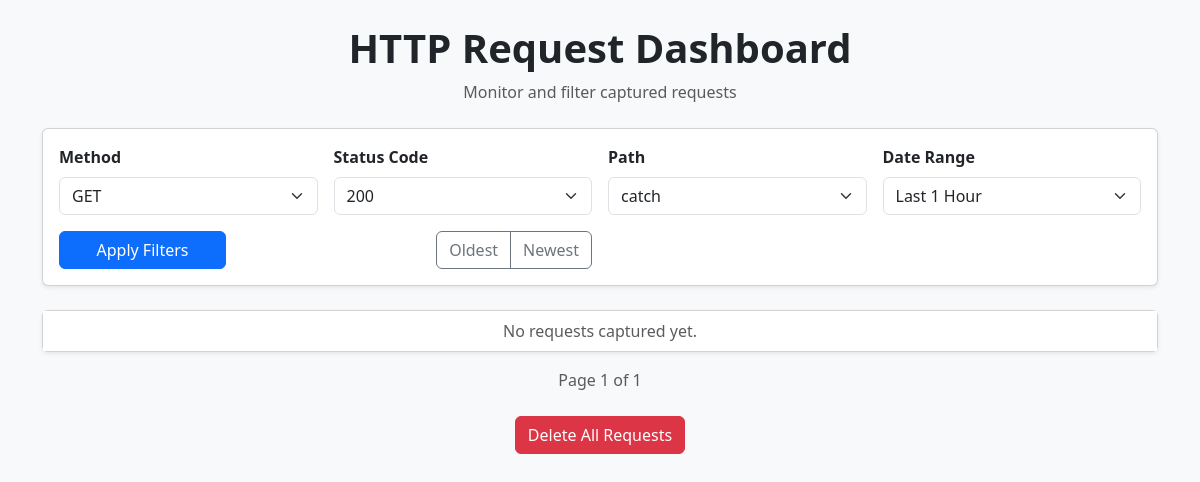
Page /view/allrequests/ on the earlier database version.
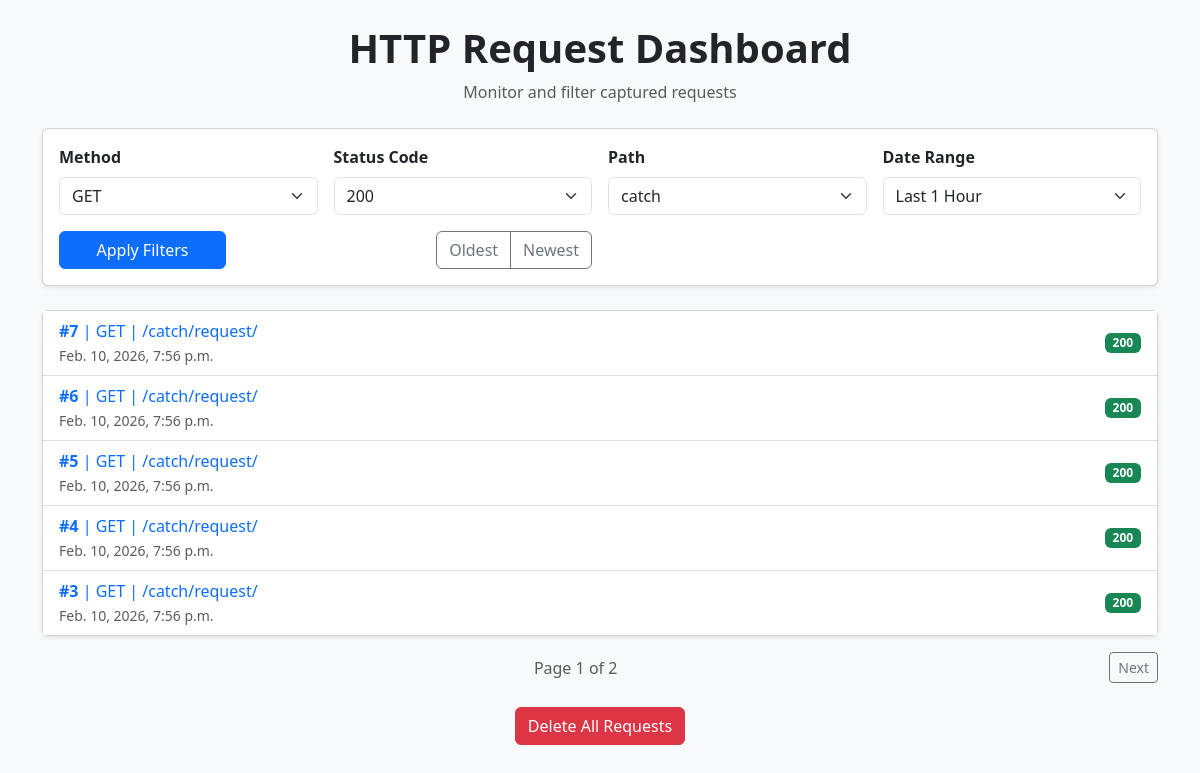
Same page on the later database version.
### webhooks/models.py (models this page shows, shortened)
class HttpRequest(models.Model):
    timestamp = models.DateTimeField("Request Date and Time")
    http_method = models.CharField(max_length=200)
    response_status = models.IntegerField(null=True, blank=True)
    content_type = models.TextField(null=True, blank=True)
    ip_addr = models.GenericIPAddressField(null=True, blank=True)
    headers = models.TextField()
    path = models.CharField(max_length=200)
    query_params = models.TextField(null=True, blank=True)
    request_body = models.TextField(null=True, blank=True)

### webhooks/views.py (the view)
# urls.py: path('allrequests/', views.viewRequests, name="getAllRequests"),
def viewRequests(request):
    query_params = request.GET.copy()
    allrecords = HttpRequest.objects.all().order_by("-timestamp")
    method = request.GET.get("Method")
    status = request.GET.get("Status Code")
    path  = request.GET.get("Path")
    date_filter = request.GET.get("Date Range")
    sortType = request.GET.get("sort")
    if 'page' in query_params:
        query_params.pop('page')
    if method:
        allrecords = allrecords.filter(http_method=method)
    if status:
        allrecords = allrecords.filter(response_status = status)
    if path:
        path = "/" + path
        allrecords = allrecords.filter(path__startswith = path)
    allrecords = date_query_set(date_filter, allrecords)
    if sortType == "timestamp_asc":
        allrecords = allrecords.order_by("timestamp")
    paginator = Paginator(allrecords, 5)
    page_number = request.GET.get('page')
    page_obj = paginator.get_page(page_number)
    filters = {
        'Method': ['GET', 'POST', 'DELETE', 'PUT'],
        'Status Code': [200, 404, 400],
        'Path': ['catch', 'admin'],
        'Date Range': ["Last 1 Hour", "Last 24 Hours", "Last 7 Days", "Last 30 Days"]
    }
    return render(request, "index.html", {"page_obj": page_obj, "records": page_obj.object_list, "filters": filters, "active_method": method, "query_params": query_params.urlencode()})

### webhooks/views.py (called while the page is built)
def date_query_set(filter, allrecords):
    curr = timezone.now()
    filters = {
        "Last 1 Hour": timedelta(hours=1),
        "Last 24 Hours": timedelta(hours=24),
        "Last 7 Days": timedelta(days=7),
        "Last 30 Days": timedelta(days=30)
    }
    delta = filters.get(filter)
    if not delta:
        return allrecords
    cutoff = curr - delta
    return allrecords.filter(timestamp__gte = cutoff)

### webhooks/templates/index.html (shortened to what the changed rows need)
{% load bootstrap5 %}
<!DOCTYPE html>
<html lang="en">
<head>
    {% bootstrap_css %}
</head>
<body class="bg-light">
<div class="container py-4">
    <div class="text-center mb-4">
        <h1 class="fw-bold">HTTP Request Dashboard</h1>
    </div>
    <div class="card shadow-sm mb-4">
        <div class="card-body">
            <form method="get">
                <div class="row g-3 align-items-end">
                    {% for key, values in filters.items %}
                        <div class="col-md-3">
                            <label class="form-label fw-semibold">{{ key }}</label>
                            <select name="{{ key }}" id="{{ key }}" class="form-select">
                                {% for val in values %}
                                    <option value="{{val}}" {% if val == active_method %} selected {% endif %}>
                                        {{ val }}
                                    </option>
                                {% endfor %}
                            </select>
                        </div>
                    {% endfor %}
                </div>
            </form>
        </div>
    </div>
    <div class="card shadow-sm">
        <div class="card-body p-0">
            <ul class="list-group list-group-flush">
                {% for req in records %}
                    <li class="list-group-item d-flex justify-content-between align-items-center">
                        <div>
                            <a href="{% url 'getRequest' req.id %}" class="text-decoration-none">
                                <strong>#{{ req.id }}</strong> |
                                {{ req.http_method }} |
                                {{ req.path }}
                                <br>
                                <small class="text-muted">
                                    {{ req.timestamp }}
                                </small>
                            </a>
                        </div>
                        <span class="badge
                            {% if req.response_status < 300 %}
                                bg-success
                            {% elif req.response_status < 500 %}
                                bg-warning text-dark
                            {% else %}
                                bg-danger
                            {% endif %}
                        ">
                            {{ req.response_status }}
                        </span>
                    </li>
                {% empty %}
                    <li class="list-group-item text-center text-muted">
                        No requests captured yet.
                    </li>
                {% endfor %}
            </ul>
        </div>
    </div>
    <div class="d-flex justify-content-between align-items-center mt-3">
        <div>
            <span class="text-muted">
                Page {{ page_obj.number }} of {{ page_obj.paginator.num_pages }}
            </span>
        </div>
        <div>
            {% if page_obj.has_next %}
                <a class="btn btn-outline-secondary btn-sm"
                   href="?{{ query_params }}&page={{ page_obj.next_page_number }}">
                    Next
                </a>
            {% endif %}
        </div>
    </div>
</div>
</body>
</html>

Differences in the rows shown:
added HttpRequest: id "7", http_method "GET", path "/catch/request/", timestamp "Feb. 10, 2026, 7:56 p.m.", response_status "200"
added HttpRequest: id "6", http_method "GET", path "/catch/request/", timestamp "Feb. 10, 2026, 7:56 p.m.", response_status "200"
added HttpRequest: id "5", http_method "GET", path "/catch/request/", timestamp "Feb. 10, 2026, 7:56 p.m.", response_status "200"
added HttpRequest: id "4", http_method "GET", path "/catch/request/", timestamp "Feb. 10, 2026, 7:56 p.m.", response_status "200"
added HttpRequest: id "3", http_method "GET", path "/catch/request/", timestamp "Feb. 10, 2026, 7:56 p.m.", response_status "200"
Other differences:
{{ page_obj.paginator.num_pages }}: "1" → "2"
text no longer shown: "No requests captured yet."
text now shown: "Next"
